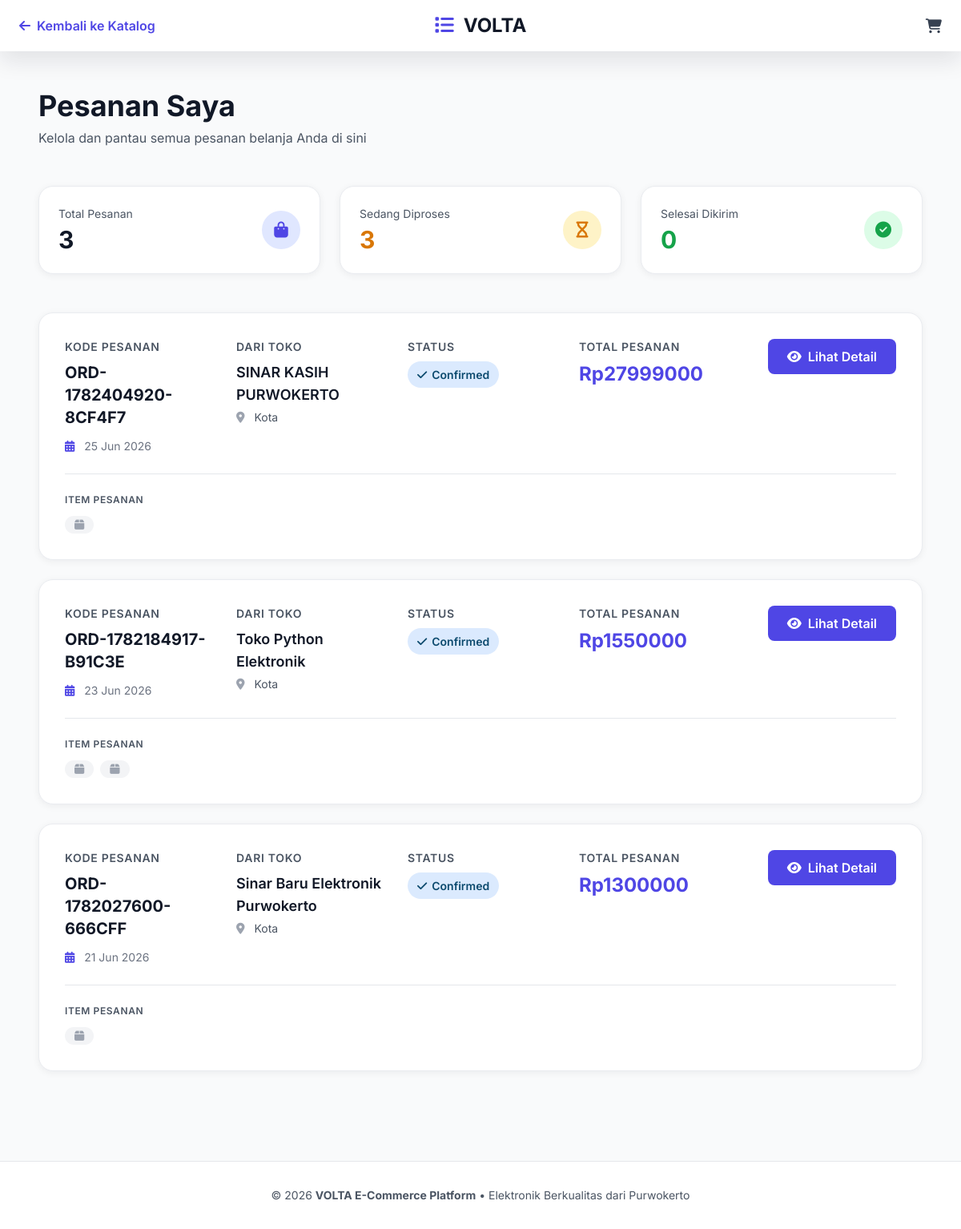
Before: /orders/ (signed in) with the older database file.
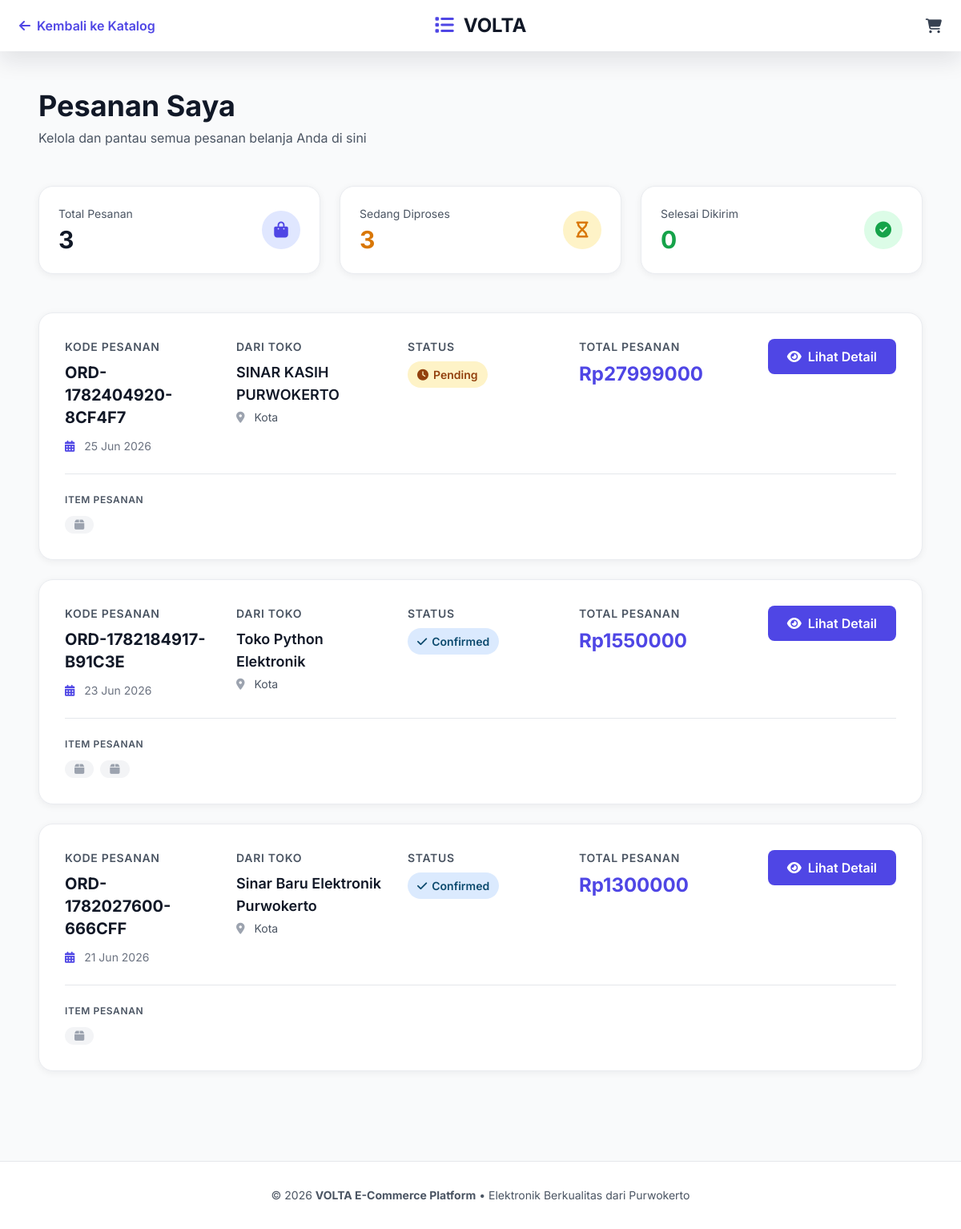
After: the same page with the newer database file.
### master_products/models.py (models this page shows, shortened)
class Order(models.Model):
    ORDER_STATUS_CHOICES = (
        ('pending', 'Pending'),
        ('confirmed', 'Confirmed'),
        ('processing', 'Processing'),
        ('shipped', 'Shipped'),
        ('delivered', 'Delivered'),
        ('cancelled', 'Cancelled'),
        ('returned', 'Returned'),
    )
    PAYMENT_METHOD_CHOICES = (
        ('bank_transfer', 'Bank Transfer'),
        ('credit_card', 'Credit Card'),
        ('debit_card', 'Debit Card'),
        ('e_wallet', 'E-Wallet'),
        ('cash_on_delivery', 'Cash on Delivery'),
    )
    PAYMENT_STATUS_CHOICES = (
        ('pending', 'Pending'),
        ('paid', 'Paid'),
        ('failed', 'Failed'),
        ('refunded', 'Refunded'),
    )
    order_id = models.AutoField(primary_key=True)
    user_id = models.ForeignKey(
        settings.AUTH_USER_MODEL,
        on_delete=models.PROTECT,
        related_name='orders',
        db_column='user_id',
        help_text="Customer yang melakukan pesanan"
    )
    brand_id = models.ForeignKey(
        Brand,
        on_delete=models.PROTECT,
        related_name='orders',
        db_column='brand_id',
        help_text="Brand/vendor penjual dalam order ini"
    )
    order_code = models.CharField(
        max_length=50,
        unique=True,
        help_text="Kode unik order"
    )
    order_date = models.DateTimeField(
        auto_now_add=True,
        help_text="Tanggal dan waktu order dibuat"
    )
    status = models.CharField(
        max_length=20,
        choices=ORDER_STATUS_CHOICES,
        default='pending',
        help_text="Status order"
    )
    total_amount = models.DecimalField(
        max_digits=12,
        decimal_places=2,
        validators=[MinValueValidator(0)],
        help_text="Total jumlah uang order"
    )
    payment_method = models.CharField(
        max_length=50,
        choices=PAYMENT_METHOD_CHOICES,
        help_text="Metode pembayaran"
    )
    payment_status = models.CharField(
        max_length=20,
        choices=PAYMENT_STATUS_CHOICES,
        default='pending',
        help_text="Status pembayaran"
    )
    shipping_address = models.TextField(
        help_text="Alamat lengkap pengiriman"
    )
    receiver_name = models.CharField(
        max_length=255,
        help_text="Nama penerima barang"
    )
    phone = models.CharField(
        max_length=20,
        help_text="Nomor telepon penerima"
    )
    tracking_number = models.CharField(
        max_length=100,
        blank=True,
        null=True,
        help_text="Nomor resi dari kurir pengiriman"
    )
    cancel_reason = models.TextField(
        blank=True,
        null=True,
        help_text="Alasan pembatalan order (jika applicable)"
    )
    created_at = models.DateTimeField(
        auto_now_add=True,
        help_text="Tanggal order dibuat"
    )
    updated_at = models.DateTimeField(
        auto_now=True,
        help_text="Tanggal order terakhir diperbarui"
    )
    class Meta:
        verbose_name = _('Order')
        verbose_name_plural = _('Orders')
        db_table = 'orders'
        ordering = ['-created_at']
        indexes = [
            models.Index(fields=['order_code']),
            models.Index(fields=['user_id']),
            models.Index(fields=['brand_id']),
            models.Index(fields=['status']),
            models.Index(fields=['payment_status']),
        ]

class Brand(models.Model):
    STATUS_CHOICES = (
        ('pending', 'Pending Approval'),
        ('approved', 'Approved'),
        ('rejected', 'Rejected'),
        ('suspended', 'Suspended'),
    )
    brand_id = models.AutoField(primary_key=True)
    user_id = models.OneToOneField(
        settings.AUTH_USER_MODEL,
        on_delete=models.CASCADE,
        related_name='brand_vendor',
        db_column='user_id',
        help_text="User/vendor yang memiliki brand ini"
    )
    brand_name = models.CharField(
        max_length=255,
        help_text="Nama brand/vendor"
    )
    logo = models.ImageField(
        upload_to='brands/logos/',
        blank=True,
        null=True,
        help_text="Logo brand (rekomendasi: PNG dengan background transparan)"
    )
    description = models.TextField(
        blank=True,
        null=True,
        help_text="Deskripsi detail tentang brand/vendor"
    )
    status = models.CharField(
        max_length=20,
        choices=STATUS_CHOICES,
        default='pending',
        help_text="Status persetujuan brand (pending, approved, rejected, suspended)"
    )
    approved_at = models.DateTimeField(
        blank=True,
        null=True,
        help_text="Tanggal brand disetujui oleh admin"
    )
    approved_by = models.ForeignKey(
        settings.AUTH_USER_MODEL,
        on_delete=models.SET_NULL,
        null=True,
        blank=True,
        related_name='approved_brands',
        db_column='approved_by',
        help_text="Admin yang menyetujui brand ini"
    )
    nib_or_ktp = models.CharField(
        max_length=50,
        unique=True,
        blank=True,
        null=True,
        db_column='nib_or_ktp',
        help_text="Nomor Induk Berusaha (NIB) atau Nomor KTP"
    )
    rating = models.FloatField(
        default=0.0,
        validators=[MinValueValidator(0.0), MaxValueValidator(5.0)],
        db_column='rating',
        help_text="Rating brand dari customer (0.0-5.0)"
    )
    created_at = models.DateTimeField(
        auto_now_add=True,
        help_text="Tanggal brand didaftar"
    )
    updated_at = models.DateTimeField(
        auto_now=True,
        help_text="Tanggal brand terakhir diperbarui"
    )
    class Meta:
        verbose_name = _('Brand')
        verbose_name_plural = _('Brands')
        db_table = 'brands'
        ordering = ['-created_at']
        indexes = [
            models.Index(fields=['status']),
            models.Index(fields=['user_id']),
            models.Index(fields=['created_at']),
        ]

### master_products/views.py (the view)
# urls.py: path('orders/', views.order_list_view, name='order_list'),
@login_required(login_url='master_products:login')
def order_list_view(request):
    orders = Order.objects.filter(
        user_id=request.user
    ).select_related('brand_id').order_by('-order_date')
    context = {
        'orders': orders,
        'total_orders': orders.count(),
    }
    return render(request, 'master_products/order_list.html', context)

### master_products/context_processors.py (called while the page is built)
def unread_chat_count(request):
    if not getattr(request, 'user', None) or not request.user.is_authenticated:
        return {'unread_count': 0}
    user = request.user
    unread_messages = ChatMessage.objects.filter(is_read=False)
    if getattr(user, 'role', None) == 'customer':
        unread_messages = unread_messages.filter(room__customer=user).exclude(sender=user)
    elif getattr(user, 'role', None) == 'brand':
        unread_messages = unread_messages.filter(room__brand__user_id=user).exclude(sender=user)
    else:
        unread_messages = unread_messages.none()
    return {'unread_count': unread_messages.count()}

### master_products/templates/master_products/order_list.html (shortened to what the changed rows need)
<!DOCTYPE html>
<html lang="id">
<head>
    <script src="https://cdn.tailwindcss.com"></script>
    <link rel="stylesheet" href="https://cdnjs.cloudflare.com/ajax/libs/font-awesome/6.4.0/css/all.min.css">
</head>
<body class="bg-gray-50">
    <nav class="navbar sticky top-0 z-50">
        <div class="max-w-7xl mx-auto px-6 py-4">
            <div class="grid grid-cols-3 items-center">
                <div class="text-center">
                    <h1 class="text-2xl font-bold text-gray-900">
                        <i class="fas fa-list mr-3 text-indigo-600"></i>VOLTA
                    </h1>
                </div>
            </div>
        </div>
    </nav>
    <main class="max-w-6xl mx-auto px-6 py-12">
        <div class="mb-12">
            <h2 class="text-4xl font-bold text-gray-900 mb-2">Pesanan Saya</h2>
        </div>
        {% if not orders %}
            <div class="text-center py-20 bg-white rounded-3xl border border-gray-200">
                <div class="inline-flex items-center justify-center w-20 h-20 bg-gray-100 rounded-full mb-6">
                    <i class="fas fa-inbox text-4xl text-gray-400"></i>
                </div>
                <h3 class="text-2xl font-bold text-gray-900 mb-2">Belum Ada Pesanan</h3>
                <p class="text-gray-600 mb-8 max-w-sm mx-auto">Anda belum membuat pesanan apapun di VOLTA. Mari mulai berbelanja produk elektronik berkualitas!</p>
                <a href="{% url 'master_products:product_list' %}" class="inline-flex items-center gap-2 bg-gradient-to-r from-indigo-600 to-indigo-700 text-white font-bold py-3 px-8 rounded-lg hover:shadow-lg transition-all">
                    <i class="fas fa-shopping-bag"></i>
                    <span>Mulai Berbelanja</span>
                </a>
            </div>
        {% else %}
            <div class="space-y-6">
                {% for order in orders %}
                    <div class="order-card p-8">
                        <div class="grid grid-cols-1 lg:grid-cols-5 gap-8 items-start">
                            <div class="lg:col-span-1">
                                <h4 class="text-sm font-semibold text-gray-600 uppercase tracking-wider mb-2">Kode Pesanan</h4>
                                <p class="text-xl font-bold text-gray-900 mb-3">{{ order.order_code }}</p>
                                <p class="text-sm text-gray-500">
                                    <i class="fas fa-calendar-alt mr-2 text-indigo-600"></i>
                                    {{ order.order_date|date:"d M Y" }}
                                </p>
                            </div>
                            <div class="lg:col-span-1">
                                <h4 class="text-sm font-semibold text-gray-600 uppercase tracking-wider mb-2">Dari Toko</h4>
                                <p class="text-lg font-semibold text-gray-900 mb-1">{{ order.brand_id.brand_name }}</p>
                                <p class="text-sm text-gray-600">
                                    <i class="fas fa-map-marker-alt mr-2 text-gray-400"></i>
                                    {{ order.brand_id.city|default:"Kota" }}
                                </p>
                            </div>
                            <div class="lg:col-span-1">
                                <h4 class="text-sm font-semibold text-gray-600 uppercase tracking-wider mb-2">Status</h4>
                                <span class="status-badge status-{{ order.status|lower }}">
                                    <i class="fas
                                        {% if order.status == 'pending' %}fa-clock{% elif order.status == 'confirmed' %}fa-check{% elif order.status == 'processing' %}fa-cog{% elif order.status == 'shipped' %}fa-truck{% elif order.status == 'delivered' %}fa-box-open{% else %}fa-times-circle{% endif %}">
                                    </i>
                                    {{ order.get_status_display }}
                                </span>
                            </div>
                            <div class="lg:col-span-1">
                                <h4 class="text-sm font-semibold text-gray-600 uppercase tracking-wider mb-2">Total Pesanan</h4>
                                <p class="text-2xl font-bold text-indigo-600">
                                    Rp{{ order.total_amount|floatformat:0 }}
                                </p>
                            </div>
                            <div class="lg:col-span-1 lg:text-right">
                                <a
                                    href="{% url 'master_products:order_detail' order.order_id %}"
                                    class="inline-flex items-center gap-2 bg-indigo-600 hover:bg-indigo-700 text-white font-semibold py-2.5 px-6 rounded-lg transition-all transform hover:scale-105"
                                >
                                    <i class="fas fa-eye"></i>
                                    <span>Lihat Detail</span>
                                </a>
                            </div>
                        </div>
                        <div class="border-t border-gray-200 mt-6 pt-6">
                            <p class="text-xs font-semibold text-gray-600 uppercase tracking-wider mb-3">Item Pesanan</p>
                            <div class="flex flex-wrap gap-2">
                                {% for item in order.items.all|slice:":3" %}
                                    <span class="inline-flex items-center gap-1 bg-gray-100 text-gray-700 px-3 py-1 rounded-full text-sm">
                                        <i class="fas fa-box text-gray-400"></i>
                                    </span>
                                {% endfor %}
                            </div>
                        </div>
                    </div>
                {% endfor %}
            </div>
        {% endif %}
    </main>
</body>
</html>

Changed rows visible on the page:
changed Order "ORD-1782404920-8CF4F7": status "Confirmed" → "Pending"
